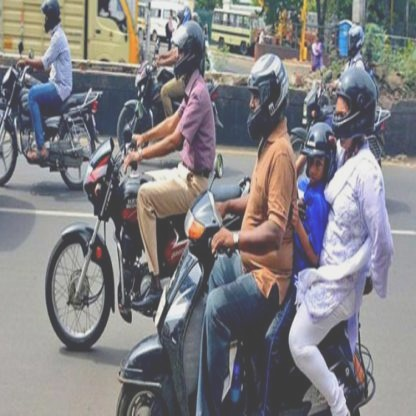
#> input picture clients/client1/images/10_jpg.rf.6b2ed8613c17dce4223994c49d6acbaf.jpg, 416 x 416 px; its folder holds only this picture in this run
$ python augment.py
#> lines starting #> are read from the running program, lines starting #| are printed output that depends on the picture; after the words box and inside, x2 and y2 are one past the last pixel; in counts of white or black regions, pixels touching at a corner belong together
#> in process_folder, img is the input picture: shape (416, 416, 3); mean B, G, R 131.1, 128.2, 130
import cv2
import os
import numpy as np

face_cascade = cv2.CascadeClassifier(
    cv2.data.haarcascades + "haarcascade_frontalface_default.xml"
)

def blur_faces(img):
    gray = cv2.cvtColor(img, cv2.COLOR_BGR2GRAY)
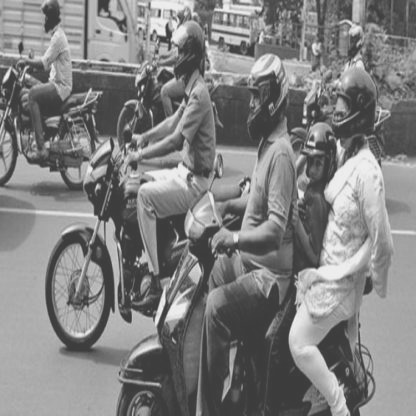
#> gray: shape (416, 416); min 53, max 242, mean 129
    faces = face_cascade.detectMultiScale(gray, 1.1, 4)
#> faces = ()
    for (x, y, w, h) in faces:
        img[y:y+h, x:x+w] = cv2.GaussianBlur(img[y:y+h, x:x+w], (45, 45), 30)
#> this loop made 0 passes
    return img

def add_fog(img):
    fog = np.ones_like(img) * 200
    return cv2.addWeighted(img, 0.7, fog, 0.3, 0)
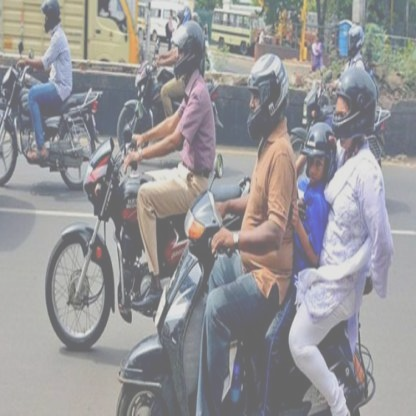
#> returned value: shape (416, 416, 3); mean of channels 0, 1, 2 151.8, 149.7, 151; drawn as B, G, R

def process_folder(folder):
    for file in os.listdir(folder):
        if file.endswith(".jpg") or file.endswith(".png"):
            path = os.path.join(folder, file)
            img = cv2.imread(path)
            if img is None:
                continue
            img = blur_faces(img)
            img = add_fog(img)
            cv2.imwrite(path, img)

process_folder("clients/client1/images")
process_folder("clients/client2/images")

print("Privacy + Weather Augmentation Done")

$ run again, on clients/client1/images/12_jpg.rf.f422a9f3b7ece4bcdacbddff5e1062c8.jpg
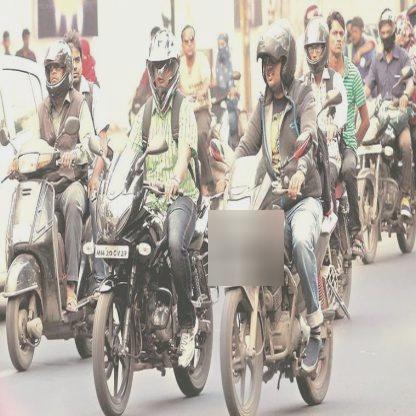
#> input picture clients/client1/images/12_jpg.rf.f422a9f3b7ece4bcdacbddff5e1062c8.jpg, 416 x 416 px
#> in process_folder, img is the input picture: shape (416, 416, 3); mean B, G, R 162.2, 171.1, 177.9
#> faces = [[326, 25, 25, 25]]
#> the loop in blur_faces, `for (x, y, w, h) in faces:` made 1 pass
#> after the loop in blur_faces, `for (x, y, w, h) in faces:`:
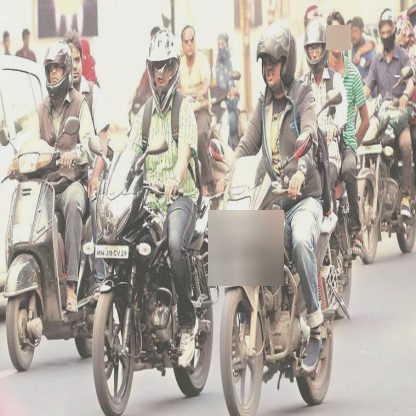
#> img: shape (416, 416, 3); 0.36% of pixels changed, all inside (x1, y1, x2, y2) = (326, 25, 351, 50)
#> in add_fog, `return cv2.addWeighted(img, 0.7, fog, 0.3, 0)`:
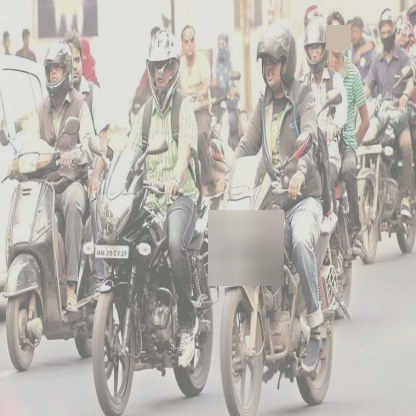
#> returned value: shape (416, 416, 3); mean of channels 0, 1, 2 173.6, 179.7, 184.5; drawn as B, G, R
#> the loop in blur_faces (call 2), `for (x, y, w, h) in faces:` made 1 pass

$ run again, on clients/client1/images/10_jpg.rf.a210d5f14644bbf32b2ad0f3ca9e3a0b.jpg
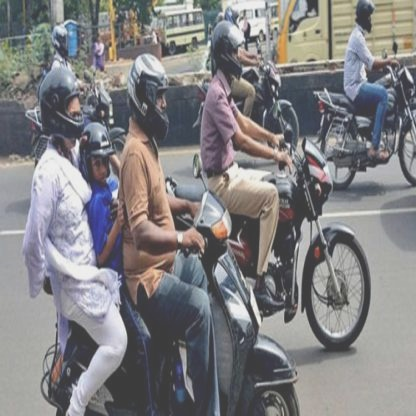
#> input picture clients/client1/images/10_jpg.rf.a210d5f14644bbf32b2ad0f3ca9e3a0b.jpg, 416 x 416 px
#> in process_folder, img is the input picture: shape (416, 416, 3); mean B, G, R 130.4, 128.5, 129.6
#> in blur_faces, `gray = cv2.cvtColor(img, cv2.COLOR_BGR2GRAY)`:
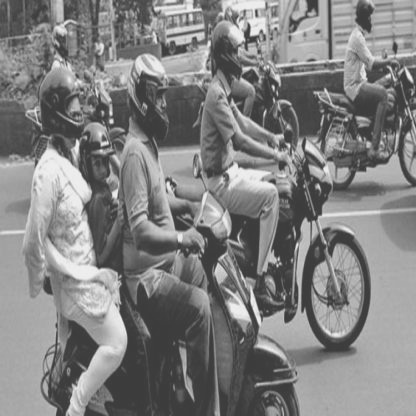
#> gray: shape (416, 416); min 53, max 242, mean 129
#> faces = ()
#> in add_fog, `return cv2.addWeighted(img, 0.7, fog, 0.3, 0)`:
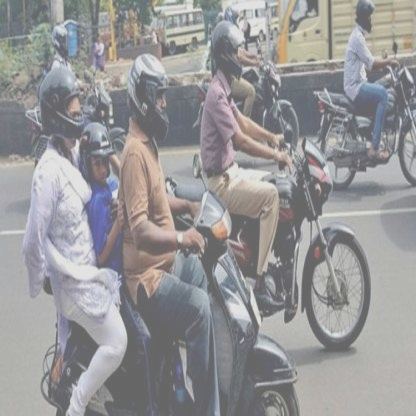
#> returned value: shape (416, 416, 3); mean of channels 0, 1, 2 151.3, 149.9, 150.8; drawn as B, G, R
